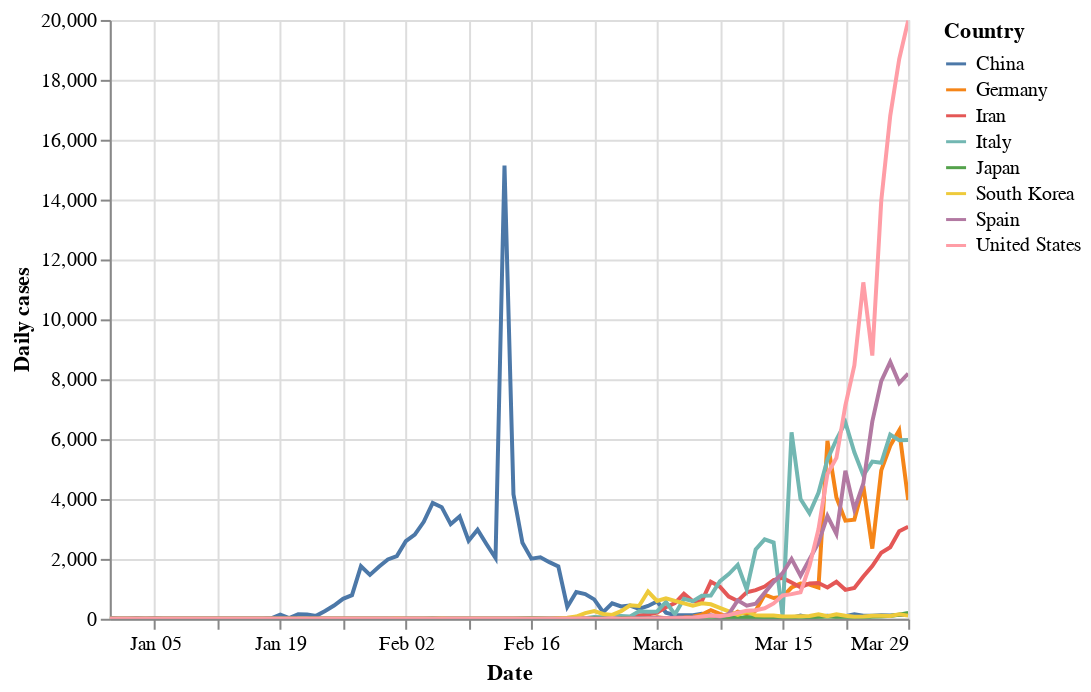

This figure's notebook cell:
### Code cell
plot('Daily cases')

### Figure 1 — Vega-Lite specification as saved in the notebook (floating-point values rounded to 4 significant figures; data arrays with more than 128 entries replaced by an {"elided": "..."} marker saying what was removed)
{"config": {"view": {"continuousWidth": 400, "continuousHeight": 300}}, "data": {"name": "data-06b3fa032b6985bab854b28ef21b61ba"}, "mark": "line", "encoding": {"color": {"type": "nominal", "field": "Country"}, "opacity": {"condition": {"value": 1, "selection": "selector009"}, "value": 0.2}, "tooltip": [{"type": "nominal", "field": "Country"}, {"type": "temporal", "field": "Date"}, {"type": "quantitative", "field": "Daily cases"}], "x": {"type": "temporal", "field": "Date"}, "y": {"type": "quantitative", "field": "Daily cases"}}, "selection": {"selector009": {"type": "multi", "fields": ["Country"], "bind": "legend"}, "selector010": {"type": "interval", "bind": "scales", "encodings": ["x", "y"]}}, "$schema": "https://vega.github.io/schema/vega-lite/v4.0.2.json", "datasets": {"data-06b3fa032b6985bab854b28ef21b61ba": {"elided": "720 records"}}}
